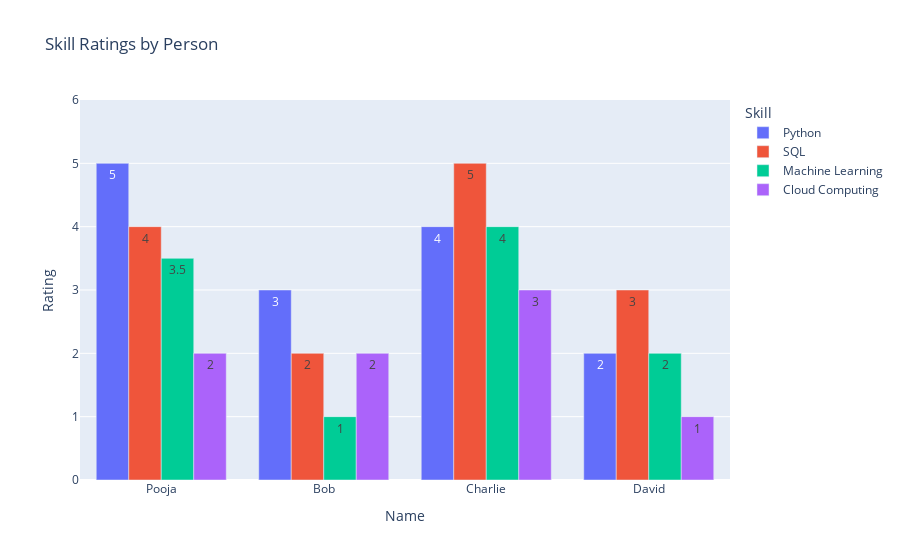

Here is the notebook cell this chart was saved with:
### Markdown cell above
## Creating a Skill Level DataFrame

### Code cell
import plotly.express as px
import pandas as pd

# Original data
skills_data = {
    "Name": ["Pooja", "Bob", "Charlie", "David"],
    "Python": [5, 3, 4, 2],
    "SQL": [4, 2, 5, 3],
    "Machine Learning": [3.5, 1, 4, 2],
    "Cloud Computing": [2, 2, 3, 1]
}

df_skills = pd.DataFrame(skills_data)

# Melt the DataFrame to long format
df_long = df_skills.melt(id_vars='Name', var_name='Skill', value_name='Rating')

# Create a grouped bar chart
fig = px.bar(df_long, x="Name", y="Rating", color="Skill", barmode="group",
             title="Skill Ratings by Person", text="Rating")

fig.update_layout(yaxis=dict(range=[0, 6]))
fig.show()

### Figure 1 — Plotly figure (JSON) as saved in the notebook; plotly's stock layout.template omitted (floating-point values rounded to 4 significant figures)
{"data": [{"alignmentgroup": "True", "hovertemplate": "Skill=Python<br>Name=%{x}<br>Rating=%{text}<extra></extra>", "legendgroup": "Python", "marker": {"color": "#636efa", "pattern": {"shape": ""}}, "name": "Python", "offsetgroup": "Python", "orientation": "v", "showlegend": true, "text": [5.0, 3.0, 4.0, 2.0], "textposition": "auto", "type": "bar", "x": ["Pooja", "Bob", "Charlie", "David"], "xaxis": "x", "y": [5.0, 3.0, 4.0, 2.0], "yaxis": "y"}, {"alignmentgroup": "True", "hovertemplate": "Skill=SQL<br>Name=%{x}<br>Rating=%{text}<extra></extra>", "legendgroup": "SQL", "marker": {"color": "#EF553B", "pattern": {"shape": ""}}, "name": "SQL", "offsetgroup": "SQL", "orientation": "v", "showlegend": true, "text": [4.0, 2.0, 5.0, 3.0], "textposition": "auto", "type": "bar", "x": ["Pooja", "Bob", "Charlie", "David"], "xaxis": "x", "y": [4.0, 2.0, 5.0, 3.0], "yaxis": "y"}, {"alignmentgroup": "True", "hovertemplate": "Skill=Machine Learning<br>Name=%{x}<br>Rating=%{text}<extra></extra>", "legendgroup": "Machine Learning", "marker": {"color": "#00cc96", "pattern": {"shape": ""}}, "name": "Machine Learning", "offsetgroup": "Machine Learning", "orientation": "v", "showlegend": true, "text": [3.5, 1.0, 4.0, 2.0], "textposition": "auto", "type": "bar", "x": ["Pooja", "Bob", "Charlie", "David"], "xaxis": "x", "y": [3.5, 1.0, 4.0, 2.0], "yaxis": "y"}, {"alignmentgroup": "True", "hovertemplate": "Skill=Cloud Computing<br>Name=%{x}<br>Rating=%{text}<extra></extra>", "legendgroup": "Cloud Computing", "marker": {"color": "#ab63fa", "pattern": {"shape": ""}}, "name": "Cloud Computing", "offsetgroup": "Cloud Computing", "orientation": "v", "showlegend": true, "text": [2.0, 2.0, 3.0, 1.0], "textposition": "auto", "type": "bar", "x": ["Pooja", "Bob", "Charlie", "David"], "xaxis": "x", "y": [2.0, 2.0, 3.0, 1.0], "yaxis": "y"}], "layout": {"barmode": "group", "legend": {"title": {"text": "Skill"}, "tracegroupgap": 0}, "title": {"text": "Skill Ratings by Person"}, "xaxis": {"anchor": "y", "domain": [0, 1], "title": {"text": "Name"}}, "yaxis": {"anchor": "x", "domain": [0, 1], "range": [0, 6], "title": {"text": "Rating"}}}}
